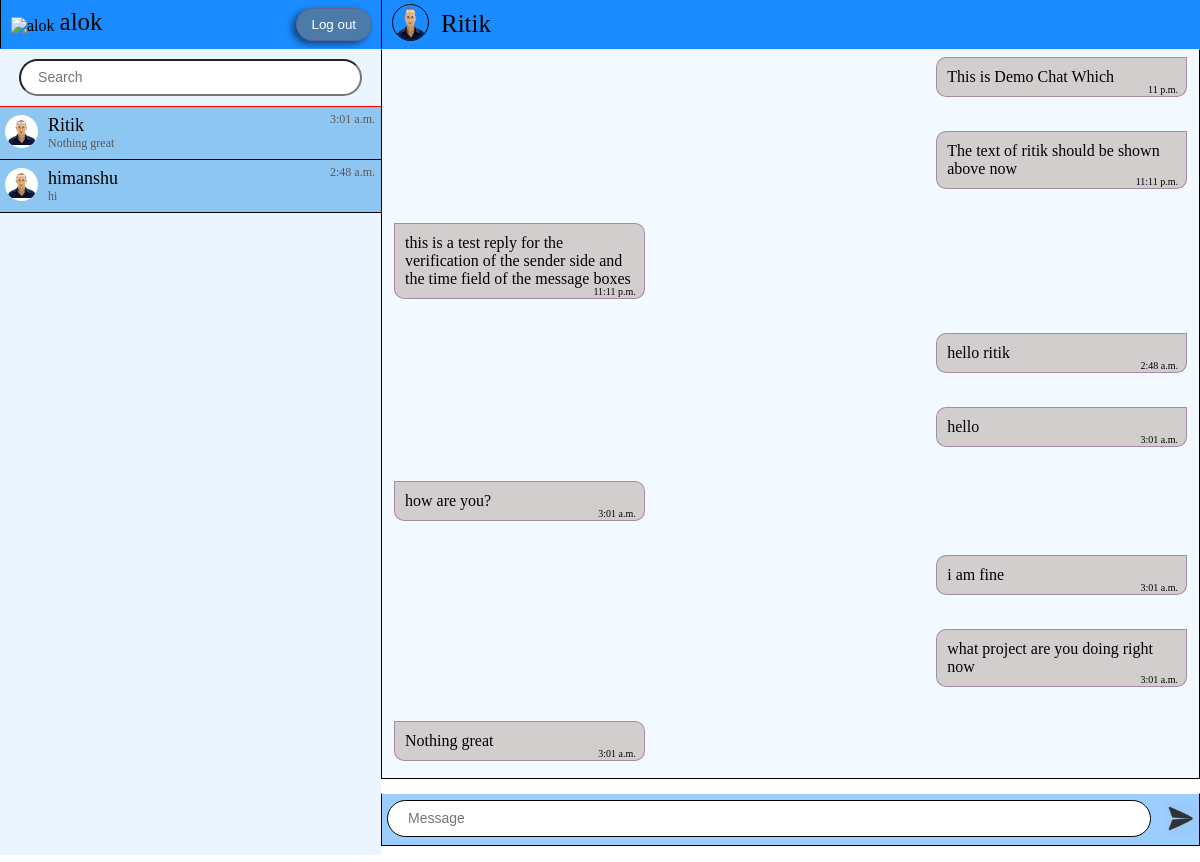
Screenshot of /message/ (signed in) with the database file from the repository.
### usermessages/models.py (models this page shows)
class Thread(models.Model):
    first_person = models.ForeignKey(
        User, on_delete=models.CASCADE, null=True, blank=True, related_name="thread_first_person")
    second_person = models.ForeignKey(
        User, on_delete=models.CASCADE, null=True, blank=True, related_name="thread_second_person")
    updated = models.DateTimeField(default=datetime.now())
    timestamp = models.DateTimeField(default=datetime.now(), editable=False)
    objects= ThreadManager()
    class Meta:
        unique_together = ['first_person', 'second_person']

class ChatMessage(models.Model):
    thread = models.ForeignKey(Thread, null=True, blank=True,
                               on_delete=models.CASCADE, related_name='chatmessage_thread')
    user = models.ForeignKey(User, on_delete=models.CASCADE)
    message = models.TextField()
    timestamp = models.DateTimeField(default=datetime.now(), editable=False)

### usermessages/views.py (the view, shortened to what this page needs)
# urls.py: path('', views.messages, name='messages'),
@login_required
def messages(request):
    threads = Thread.objects.by_user(user=request.user).prefetch_related(
        'chatmessage_thread').order_by("updated")[::-1]
    context = {
        'Threads': threads
    }
    return render(request, "ForChat.html", context)

### usermessages/models.py (called while the page is built)
    def by_user(self, **kwargs):
        user = kwargs.get('user')
        lookup = Q(first_person=user) | Q(second_person=user)
        qs = self.get_queryset().filter(lookup).distinct()
        return qs

### Template/ForChat.html (shortened to what this page needs)
{% load static %}
<!DOCTYPE html>
<html lang="en">
<head>
    <link rel="stylesheet" href="{% static 'style/ForChat.css' %}">
</head>
<body>
    <div class="main-container">
        <div class="contact-section">
            <div class="head contact-head">
                <div class=user-img>
                    <img class="dp" src=" https://www.codewithfaraz.com/InstaPic.png" alt="{{ user.username }}" />
                </div>
                <div class="username">{{user.username}}</div>
                <div class="logout-btn-container">
                    <form action="" method="POST" id="contact-form" name="contact-form">
                        <button class="logout-btn" type="submit">Log out</button>
                    </form>
                </div>
            </div>
            <div class="container-contact">
                <div class="container-search">
                    <form action="" method="post" value="search" id="search" name="search">
                        <input type="text" class="search-box" placeholder="Search" name="search-box">
                    </form>
                </div>
                <div class="contact-list">
                    {% for thread in Threads %}
                    <div class="contact {% if forloop.first %}active{% endif %}" chat-id="chat_{{thread.id}}">
                        <div class="contact-img">
                            <img src="{% static 'demo_img/person.png' %}" alt="profile_img" class="contact-profile-img">
                        </div>
                        <div class="detail">
                            <div class="contact-name">
                                {% if thread.first_person == user %}
                                <p>{{thread.second_person.username}}</p>
                                {% else %}
                                <p>{{thread.first_person.username}}</p>
                                {% endif %}
                            </div>
                            <div class="contact-message">
                                <p>{{ thread.chatmessage_thread.last.message |truncatechars:25 }}</p>
                            </div>
                        </div>
                        <div class="message-time">
                            <p>{{ thread.chatmessage_thread.last.timestamp|date:"P" }}</p>
                        </div>
                    </div>
                    {% endfor %}
                </div>
            </div>
        </div>
        <div class="message-section-container" style="position: relative;">
            {% for thread in Threads %}
            <div class="message-section {% if forloop.first %}hide is_active{% else %}hide{% endif %}"
                style="position: absolute;" chat-id="chat_{{ thread.id }}" other-user-id="
            {% if thread.first_person == user %}
                {{ thread.second_person.id }}
            {% else %}
                {{ thread.first_person.id }}
            {% endif %}
        ">
                <div class="head"><img class="psn-img" src="{% static 'demo_img/person.png' %}" alt="">
                    <span class="name">
                        {% if thread.first_person == user %}
                        {{ thread.second_person.username }}
                        {% else %}
                        {{ thread.first_person.username }}
                        {% endif %}
                    </span>
                </div>
                <div class="msg-container">
                    {% for chat in thread.chatmessage_thread.all %}
                    {% if chat.user == user %}
                    <div class="message right">{{chat.message}}
                        <div class="msg-time">{{chat.timestamp|time:'P'}}</div>
                    </div>
                    {% else %}
                    <div class="message left">{{chat.message}}
                        <div class="msg-time">{{chat.timestamp|time:'P'}}</div>
                    </div>
                    {% endif %}
                    {% endfor %}
                </div>
            </div>
            {% endfor %}
            <div class="foot">
                <form action="" class="txt-box" id="sent-form" , name="sent-form">
                    <input class="text-box input-message" type="text" placeholder="Message">
                    <button class="send-btn" type="submit"><img class="send-img" src="{% static 'demo_img/send.png' %}"
                            alt=""></button>
                </form>
            </div>
        </div>
    </div>
</body>
</html>

### static/style/ForChat.css (style rules this page uses)
* { margin: 0; padding: 0; }
.main-container { display: grid; grid-template-columns: auto 3fr; width: 100vw; height: 100vh; overflow: hidden hidden; }
.contact-section { display: grid; grid-template-rows: auto 1fr; background-color: #ebf5ff; height: 98vh; min-width: 250px; padding-bottom: 10px; }
.contact-head { display: flex; width: 100%; min-width: 30vw; align-items: center; flex-direction: row; padding: 0 10px; overflow: hidden; }
.dp { margin: -2; width: 35px; height: 35px; padding-top: 3px; }
.username { margin-left: 5px; font-size: 25px; margin-bottom: 5px; }
.logout-btn-container { margin-left: auto; margin-right: 20px; }
.logout-btn { border: 1px solid rgba(119, 77, 128, 0.5); background-color: #4c7aa9; color: white; padding: 8px 15px; border-radius: 20px; box-shadow: -4px 3px 7px rgba(0, 0, 0, 0.5); cursor: pointer; transition: box-shadow 0.15s }
.container-search { text-align: center; border-bottom: 1px solid red; }
.search-box { font-size: 13px; padding: 9px 17px; width: 80%; margin-bottom: 10px; margin-top: 10px; border-radius: 19px; }
.contact-list { height: 83.5vh; overflow-y: auto; }
.contact { display: grid; background-color: #8ec6f2; grid-template-columns: 45px 1fr 51px; border-bottom: 1px solid black; padding: 5px 0px; }
.contact-img { width: 33px; height: 33px; padding: 3px 5px; }
.contact-profile-img { width: 100%; height: 100%; object-fit: contain; object-position: center; border-radius: 25px; background: white; }
p { cursor: pointer; }
.detail { margin: 3px; font-size: 18px; }
.contact-message { font-size: 12px; color: rgb(92, 89, 89); }
.message-time { font-size: 12px; color: rgb(92, 89, 89); }
.message-section-container, .message-section { height: 100%; width: 100%; }
.message-section.hide.is_active { z-index: 100; }
.head { background: #1a8cff; height: 48px; max-width: 1202px; border-bottom: 1px solid #1a8cff; border-left: 1px solid black; }
.psn-img { height: 35px; width: 35px; border-radius: 50%; border: 1px solid black; margin-top: 4px; margin-left: 10px; }
.name { position: relative; bottom: 9px; margin-left: 8px; font-size: 25px; cursor: default; }
.msg-container { background-color: #f2f9ff; height: 84.5vh; min-height: 300px; max-width: 1202px; border: 1px solid black; border-top: 1px solid #f2f9ff; overflow-y: auto; overflow-x: hidden; }
.message { position: relative; background-color: #d3cece; width: 28%; inline-size: 28%; overflow-wrap: break-word; padding: 10px; margin: 17px 12px; border: 1px solid rgba(119, 77, 128, 0.5); border-radius: 10px; }
.left { float: left; clear: both; border-top-left-radius: 0px; }
.right { float: right; clear: both; border-top-right-radius: 0px; }
.msg-time { position: absolute; bottom: 1px; right: 8px; font-size: 10px; }
.foot { position: sticky; background-color: #9ccdff; border: 1px solid black; border-top: 1px solid #f2f9ff; max-width: 100vw; height: 51px; margin-top: 92vh; z-index: 300; }
.txt-box { display: flex; align-items: center; justify-content: center; }
.text-box { width: 100%; height: 35px; padding-left: 20px; margin-top: 6px; border: 1px solid black; border-radius: 19px; margin-left: 5px; margin-bottom: 3px; }
.send-btn { margin-top: 5px; margin-left: 12px; border: 1px solid transparent; background-color: transparent; border-radius: 50%; height: 40px; width: 40px; cursor: pointer; }
::placeholder { font-size: 14px; }
.send-img { height: 33px; width: 33px; }

### rows the page displays
Thread: second_person.username "Ritik", chatmessage_thread.last.message "Nothing great", chatmessage_thread.last.timestamp "3:01 a.m."
Thread: second_person.username "himanshu", chatmessage_thread.last.message "hi", chatmessage_thread.last.timestamp "2:48 a.m."
ChatMessage: message "This is Demo Chat Which", timestamp "11 p.m."
ChatMessage: message "The text of ritik should be shown above now", timestamp "11:11 p.m."
ChatMessage: message "this is a test reply for the verification of the sender side and the time field of the message boxes", timestamp "11:11 p.m."
ChatMessage: message "hello ritik", timestamp "2:48 a.m."
ChatMessage: message "hello", timestamp "3:01 a.m."
ChatMessage: message "how are you?", timestamp "3:01 a.m."
ChatMessage: message "i am fine", timestamp "3:01 a.m."
ChatMessage: message "what project are you doing right now", timestamp "3:01 a.m."
ChatMessage: message "Nothing great", timestamp "3:01 a.m."

### other values shown
{{ user.username }} "alok"
